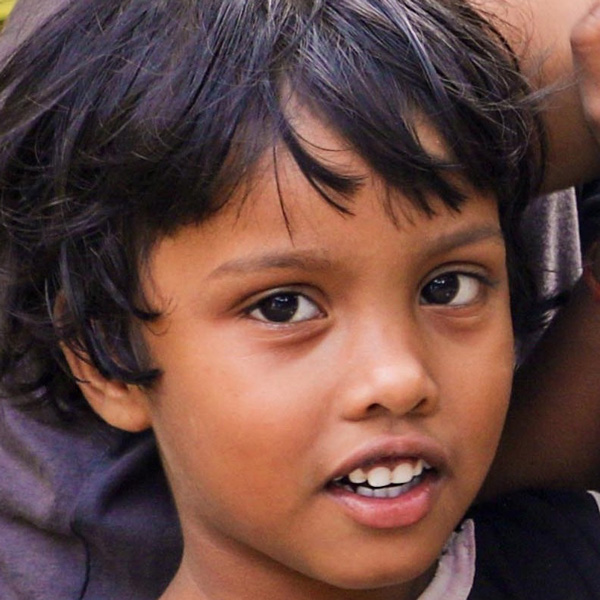
#> input picture Images/real_00001.jpg, 600 x 600 px; its folder holds only this picture in this run
$ python FaceRecognition.py   (older library calls are emulated)
#> lines starting #> are read from the running program, lines starting #| are printed output that depends on the picture
# Gradivo:
# https://realpython.com/python-ai-neural-network/
# https://machinelearningmastery.com/tutorial-first-neural-network-python-keras/
# https://medium.com/@prantiksen4/training-a-neural-network-with-histogram-of-oriented-gradients-hog-features-373b97be5971
# https://github.com/pransen/ComputerVisionAlgorithms/blob/master/Principal%20Component%20Analysis/PCA.ipynb

# https://www.astesj.com/publications/ASTESJ_060285.pdf

import cv2
import numpy as np
from matplotlib import pyplot as plt
from imutils import paths
import os, sys
import pickle

def objToFile(dir,obj):
    with open(dir, 'wb') as handle:
        pickle.dump(obj, handle, protocol=pickle.HIGHEST_PROTOCOL)

def fileToObj(dir):
    with open(dir, 'rb') as handle:
        return pickle.load(handle)

def lbp(lbpImage):
    rows, cols = lbpImage.shape
    lbpFinal = np.zeros(pow(2, 8))
    lbpFinal = lbpFinal.astype('uint8')

    for i in range(1, rows - 1):
        for j in range(1, cols - 1):
            pValue = 0
            lbpArray = np.array([0, 0, 0, 0, 0, 0, 0, 0])
            center = lbpImage[i, j]
            if(lbpImage[i - 1, j - 1] >= center): lbpArray[0] = 1
            if(lbpImage[i - 1, j] >= center): lbpArray[1] = 2
            if(lbpImage[i - 1, j + 1] >= center): lbpArray[2] = 4
            if(lbpImage[i, j + 1] >= center): lbpArray[3] = 8
            if(lbpImage[i + 1, j + 1] >= center): lbpArray[4] = 16
            if(lbpImage[i + 1, j] >= center): lbpArray[5] = 32
            if(lbpImage[i + 1, j - 1] >= center): lbpArray[6] = 64
            if(lbpImage[i, j - 1] >= center): lbpArray[7] = 128
            for k in range(0, lbpArray.size):
                pValue = pValue + lbpArray[k]
            lbpFinal[pValue] += 1
    return lbpFinal

def sobel(src):
    src = cv2.GaussianBlur(src, (3, 3), 0)
    grad_x = cv2.Sobel(src, cv2.CV_16S, 1, 0, ksize=3, scale=1, delta=0, borderType=cv2.BORDER_DEFAULT)
    grad_y = cv2.Sobel(src, cv2.CV_16S, 0, 1, ksize=3, scale=1, delta=0, borderType=cv2.BORDER_DEFAULT)
    abs_grad_x = cv2.convertScaleAbs(grad_x)
    abs_grad_y = cv2.convertScaleAbs(grad_y)
    grad = cv2.addWeighted(abs_grad_x, 0.5, abs_grad_y, 0.5, 0)
    dirs = np.empty_like(grad_x)

    dirs = np.arctan2(grad_y,grad_x) * 180 / np.pi
    for i in range(len(dirs)):
        for j in range(len(dirs[i])):
            if(dirs[i][j]<0):
                dirs[i][j]+=180
            if(dirs[i][j]==180):
                dirs[i][j]=179
            dirs[i][j] = int(dirs[i][j])

    return grad.astype(np.uint8), dirs.astype(np.uint8)

def adjustSize(image, N):
    (height, width) = image.shape
    addWidth = (N-(width%N))         #Prilagodimo širino in višino, da lahko dobimo točno prileganje glede na celice.
    addHeight = (N-(height%N))       #Gledamo ostanek po deljenju z velikostjo celice - povečamo velikost okna do naslednje številke, ki je deljiva z našo velikostjo celice
    image = cv2.copyMakeBorder(image, 0, addHeight, 0, addWidth, cv2.BORDER_REPLICATE)  #Dodamo "border", razširimo sliko s podvojenimi robnimi piksli
    return image

def normalize(numbers):
    sum = 0
    for i in numbers:
        sum+=(i*i)
    k = np.sqrt(sum)    #Izračunamo konkatenacijski faktor
    new=[]
    for j in numbers:
        if (j==0 or k==0):
            new.append(0)
        else:
            new.append(j/k)
    return new      #Vrnemo posodobljene vrednosti

#N je velikost celice, B je število košev, M je velikost bloka
def hog(image, N, B, M, gradients, directions):
    binGap = 180/B
    (height, width) = image.shape
    #0 15 30 45 60 75 90 105 120 135 150 165 - za B = 12
    bins = [[[0 for _ in range(int(B))] for _ in range(int(height/N))] for _ in range(int(width/N))]     #Pripravimo 3D array - 2D array seznamov, kamor shranjujemo vrednosti košev za posamezno celico
    #print("Število celic:",int(width/N)*int(height/N))
    for x in range(0, width-N, N):
        for y in range(0, height-N, N):
            cellG = gradients[y:y+N,x:x+N]              #Naredimo podcelico za gradiente
            cellA = directions[y:y+N,x:x+N]             #Naredimo podcelico za smeri gradientov
            bin = np.zeros(B,np.float64)                  #Pripravimo prazne koše                   #int
            for i in range(N):
                for j in range(N):
                    angle = cellA[j,i]                  #Preberemo kot iz matrike kotov gradientov
                    if(angle%binGap==0):
                        binIndex = int(angle/binGap)
                        bin[binIndex] += cellG[j,i]     #Če kot pade točno v nek koš
                    else:
                        binIndexLeft = int((angle-(angle%binGap))/binGap)           #Izračuna index levega in desnega koša na podlagi ostanka po deljenju
                        binIndexRight = int((angle-(angle%binGap)+binGap)/binGap)   #Ista enačba kot zgoraj, s tem da prištejemo še razmik med koši preden delimo
                        valueToLeft = 1 - (angle-(binIndexLeft*binGap))/binGap      #Izračunamo kolikšen deleš vrednosti bo padel v levi koš in kolikšen v desni
                        valueToRight = 1 - ((binIndexRight*binGap)-angle)/binGap
                        bin[binIndexLeft] += (cellG[j,i]*valueToLeft)    #V levi koš se vedno nekaj preslika, na desni strani pa lahko pridemo do prekoračitve pri zadnjem košu zato imam spodaj pogojni stavek      #int
                        if(angle>180-binGap):                               #Če je večje kot npr. 165
                            bin[0] += (cellG[j,i]*valueToRight)          #Se delež preslika v koš 0          #int
                        else:
                            bin[binIndexRight] += int(cellG[j,i]*valueToRight)  #Drugače se delež preslika v naslednjega        #int
            bins[int(x/N)][int(y/N)] = bin

    output=[]
    for w in range(0, int(width/N)-M, 1):               #Pomikamo se skozi vse celice, pazimo da ne gremo čez rob (-M)
        for h in range(0, int(height/N)-M, 1):          #Po višini in širini
            concat=[]
            for subw in range(0, M, 1):                 #Na vsaki poziciji obdelamo M*M celic in združimo njihove bin tabele v eno
                for subh in range(0, M, 1):
                    concat.extend(bins[w+subw][h+subh])
            output.extend(normalize(concat))            #To združeno tabelo normaliziramo in jo pripišemo v output, kjer nastaja dolga datoteka
    return output

dirname = os.path.dirname(os.path.abspath(__file__))              #Pridobimo trenutni delovni direktorij
imagesFolder = os.path.join(dirname,'Images')                     #Dobimo pot do Images mape, tukaj je lahko v prihodnosti več podmap za uporabnike?
imagePaths = list(paths.list_images(imagesFolder))                #Pridobimo poti do vseh slik v en array

lbp_hogs = []                                                     #Pripravimo array kamor bomo shranili značilnice za učenje modela

for i in imagePaths:
    img = cv2.imread(i,0)                                           #Preberemo sivinsko sliko
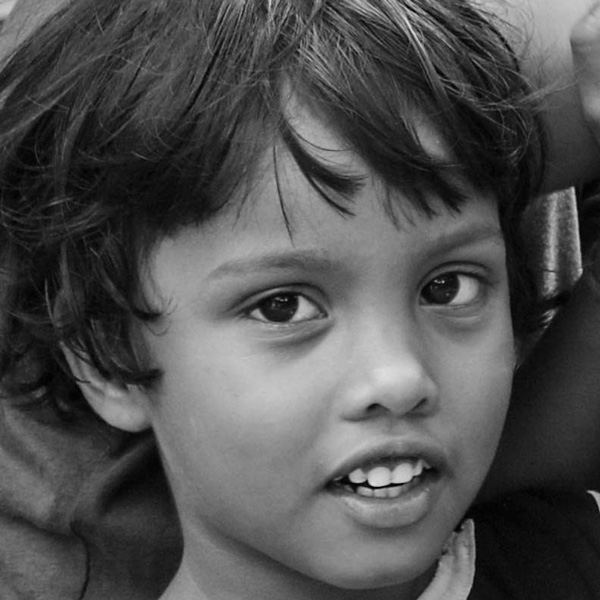
#> img: shape (600, 600); min 0, max 229, mean 79.6
    img = cv2.resize(img,(300,300),interpolation=cv2.INTER_AREA)  #Resize na 300x300
#> img: shape (300, 300)
    gradients, directions = sobel(img)
#> in sobel, `grad_x = cv2.Sobel(src, cv2.CV_16S, 1, 0, ksize=3, scale=1, delta=0, b..`:
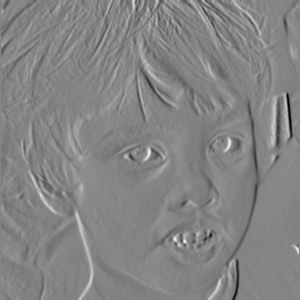
#> grad_x: shape (300, 300) int16; min -466, max 431, mean -0.3; drawn with min black and max white
#> in sobel, `grad_y = cv2.Sobel(src, cv2.CV_16S, 0, 1, ksize=3, scale=1, delta=0, b..`:
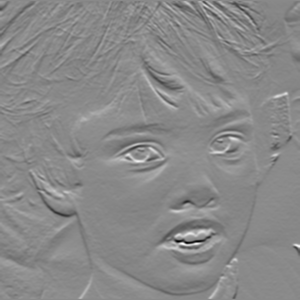
#> grad_y: shape (300, 300) int16; min -484, max 413, mean -1.1; drawn with min black and max white
#> in sobel, `abs_grad_x = cv2.convertScaleAbs(grad_x)`:
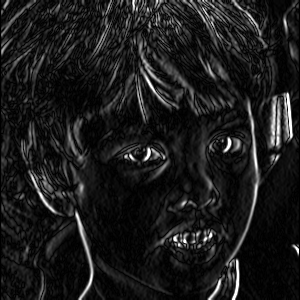
#> abs_grad_x: shape (300, 300); min 0, max 255, mean 27.7
#> in sobel, `grad = cv2.addWeighted(abs_grad_x, 0.5, abs_grad_y, 0.5, 0)`:
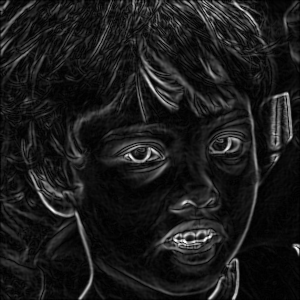
#> grad: shape (300, 300); min 0, max 255, mean 27
#> in sobel, `dirs = np.arctan2(grad_y,grad_x) * 180 / np.pi`:
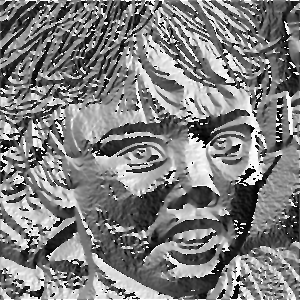
#> dirs: shape (300, 300) float32; min -179.8, max 180, mean -0.9; drawn with min black and max white
#> after the loop in sobel, `for i in range(len(dirs)):`:
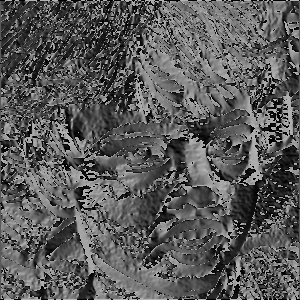
#> dirs: shape (300, 300) float32; min 0, max 179, mean 89.7
    imgLbp = lbp(img).tolist()
#> after the loop in lbp, `for i in range(1, rows - 1):`: lbpFinal = 256 values, max 251 at index 224, min 2 at index 16, mean 102.9
#> imgLbp has the same summary as lbpFinal in lbp
    imgHog = hog(img,8,12,2,gradients,directions)
#> after the loop in hog, `for x in range(0, width-N, N):`: bins = 37 items
    join = imgLbp+imgHog
    print("Processed image",i)
    lbp_hogs.append(join)

print(len(lbp_hogs))
#| 1

$ run again, on Images/real_00009.jpg
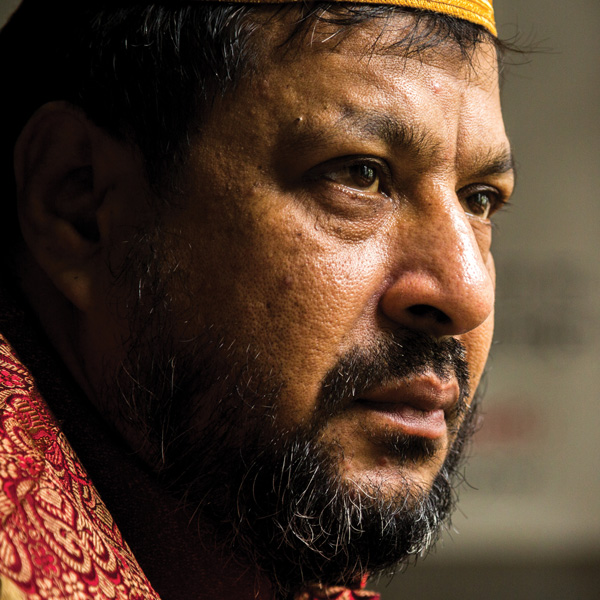
#> input picture Images/real_00009.jpg, 600 x 600 px
#> after the loop in sobel, `for i in range(len(dirs)):`:
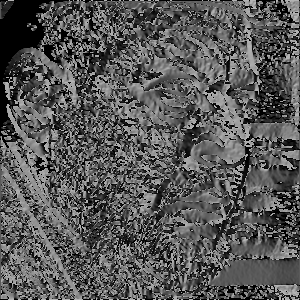
#> dirs: shape (300, 300) float32; min 0, max 179, mean 87.2
#> after the loop in lbp, `for i in range(1, rows - 1):`: lbpFinal = 256 values, max 255 at index 2, min 0 at index 8, mean 108.9
#> imgLbp has the same summary as lbpFinal in lbp
#> after the loop in hog, `for x in range(0, width-N, N):`: bins = 37 items
#| 1
